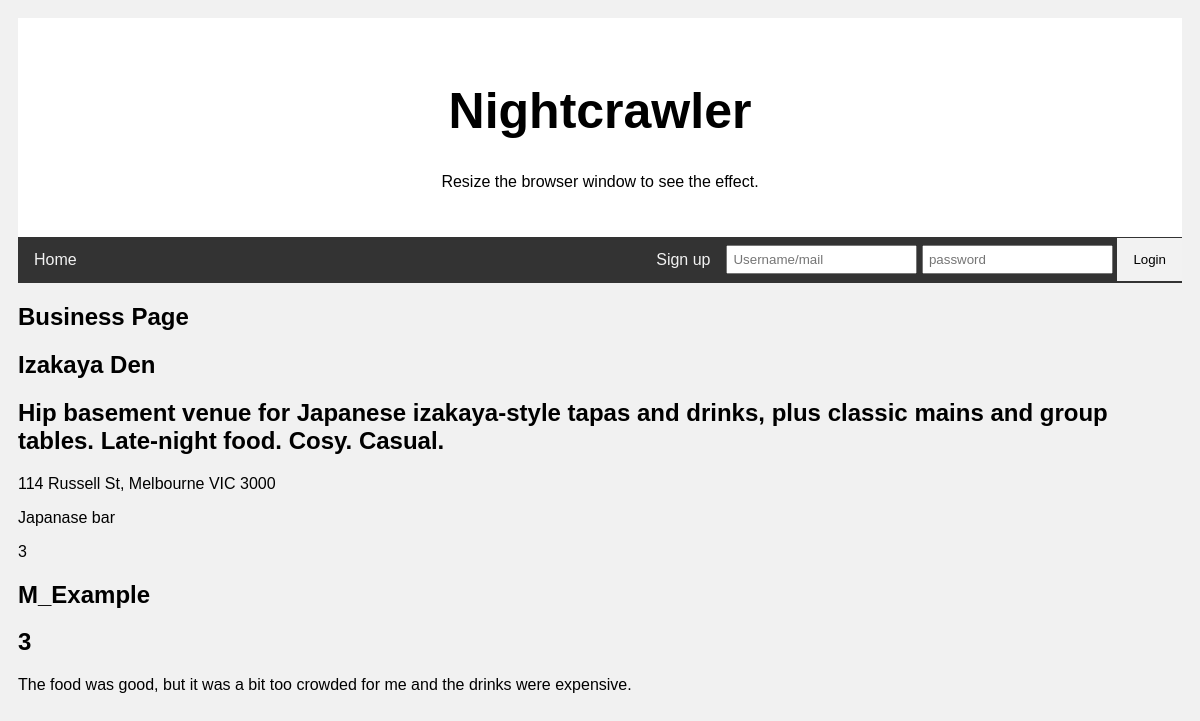
Page /business.php?business_id=4 on the committed database.
### tables this page shows
CREATE TABLE `businesses` (
  `business_id` int(11) NOT NULL,
  `business_name` varchar(256) NOT NULL,
  `business_description` text NOT NULL,
  `business_address` varchar(256) NOT NULL,
  `business_type` varchar(256) NOT NULL,
  `business_latitude` varchar(10) DEFAULT NULL,
  `business_longitude` varchar(10) DEFAULT NULL,
  `business_rating` float NOT NULL DEFAULT '0'
);

CREATE TABLE `businessreviews` (
  `businessReview_id` int(11) NOT NULL,
  `businessReview_uid` int(11) NOT NULL,
  `businessReview_bid` int(11) NOT NULL,
  `businessReview_rating` int(1) NOT NULL,
  `businessReview_review` text
);

CREATE TABLE `users` (
  `user_id` int(11) NOT NULL,
  `user_first` varchar(256) NOT NULL,
  `user_last` varchar(256) NOT NULL,
  `user_email` varchar(256) NOT NULL,
  `user_uid` varchar(256) NOT NULL,
  `user_pwd` varchar(256) NOT NULL
);

### business.php (the view, shortened to what this page needs)
<?php
	include_once 'header.php';
?>
<section class="business-container">
	<h1>Business Page</h1>
	<div class="main-container">
		<?php
			$business_id = mysqli_real_escape_string($conn, $_GET['business_id']);
			$sql_business = "SELECT * FROM businesses WHERE business_id='$business_id'";
			$result_business = mysqli_query($conn, $sql_business);
			$businessQueryResults = mysqli_num_rows($result_business);
			if ($businessQueryResults > 0) {
				while ($row = mysqli_fetch_assoc($result_business)) {
					echo "
					<div class='business-box'>
						<h2>".$row['business_name']."</h2>
						<h2>".$row['business_description']."</h2>
						<p>".$row['business_address']."</p>
						<p>".$row['business_type']."</p>
						<p>".$row['business_rating']."</p>
					</div>";
				}
			}
			echo "</div>
				<div>";
			$sql_businessreviews = "SELECT * FROM businessreviews WHERE businessReview_bid='$business_id'";
			$result_reviews = mysqli_query($conn, $sql_businessreviews);
			$reviewQueryResults = mysqli_num_rows($result_reviews);
			if ($reviewQueryResults > 0) {
				while ($row = mysqli_fetch_assoc($result_reviews)) {
					$sqlname = "SELECT user_uid FROM users WHERE user_id=".$row['businessReview_uid'];
					$review_username = mysqli_query($conn, $sqlname);
					$username = mysqli_fetch_assoc($review_username);
					echo "
					<div class='business-box'>
						<h2>".$username['user_uid']."</h2>
						<h2>".$row['businessReview_rating']."</h2>
						<p>".$row['businessReview_review']."</p>
					</div>";
				}
			} else {
				echo "There are no reviews of this business right now!";
			}
		?>
	</div>
</section>
<?php
	include_once 'footer.php'
?>

### style.css (style rules this page uses)
* { box-sizing: border-box; }
body { font-family: Arial; padding: 10px; background: #f1f1f1; }

### rows in the picture
businesses: business_name "Izakaya Den", business_description "Hip basement venue for Japanese izakaya-style tapas and drinks, plus classic mains and group tables. Late-night food. Cosy. Casual.", business_address "114 Russell St, Melbourne VIC 3000", business_type "Japanase bar", business_rating "3"
businessreviews: users.user_uid "M_Example", businessReview_rating "3", businessReview_review "The food was good, but it was a bit too crowded for me and the drinks were expensive."
